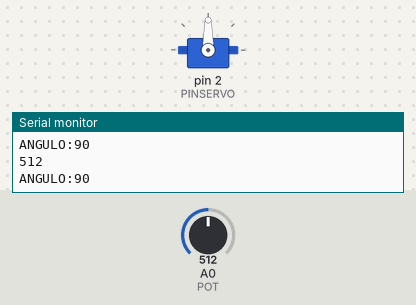
Bench run of a sketch on a simulated Arduino Uno, built with avr-gcc and run on an emulated ATmega328P. Shown: servo, the last lines printed to the serial monitor. The inputs (shaded band) are chosen by the test bench; at power-on: A0 (POT) = 512.

Above: at 1.2 s.
1.3 s: A0 (POT) set to 716
At 1.8 s:
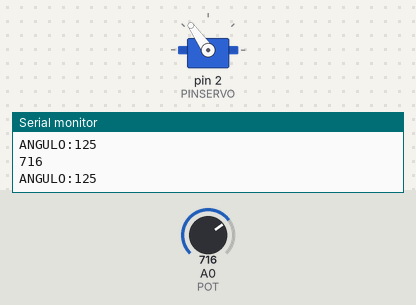
2.8 s: A0 (POT) set to 900
At 3.3 s:
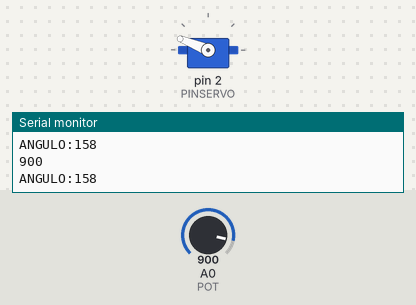
4.3 s: A0 (POT) set to 1023
At 4.8 s:
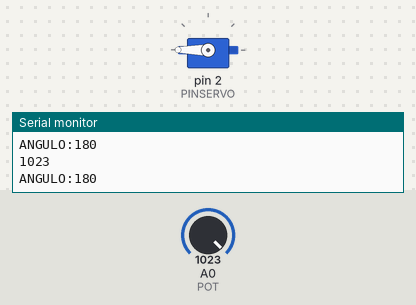
5.8 s: A0 (POT) set to 306
At 6.3 s:
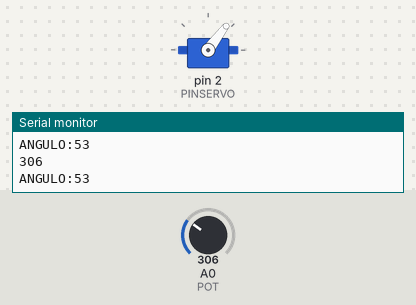
7.3 s: A0 (POT) set to 122
At 7.7 s:
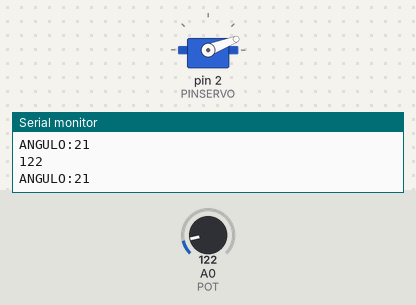
8.8 s: A0 (POT) set to 0
At 9.2 s:
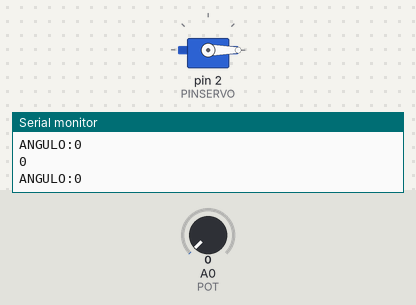
Timing chart, 0 to 11.3 s (numbered marks = the images above; inputs shaded):
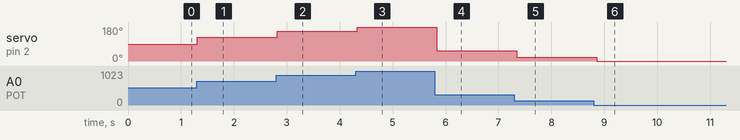

The sketch:

servoMotor.ino
```cpp
#include <Servo.h>

Servo servo1;
int PINSERVO = 2;
int PULSOMIN = 500; // microsegundos // 1 equivale a 0 grado
int PULSOMAX = 2500; // microsegundos // 2 equivale a 180 grados
int VALORPOT;
int ANGULO;
int POT = 0;

void setup() {
  // put your setup code here, to run once:
  servo1.attach(PINSERVO,PULSOMIN,PULSOMAX); // requiere q los pulsos esten en microsegundos
  // Las entradas analogicas no requieren inicializacion
  Serial.begin(9600);
}

void loop() {
  // put your main code here, to run repeatedly:
  /*servo1.write(0);
  delay(5000);
  servo1.write(180);
  delay(5000);*/
  VALORPOT = analogRead(POT);
  Serial.print(VALORPOT);
  Serial.println();
  ANGULO = map(VALORPOT, 0,1023, 0, 180); // entrada analogica 0-1023
  Serial.print("ANGULO:");
  Serial.print(ANGULO);
  Serial.println();
  servo1.write(ANGULO);
  delay(100);

}
```

Measured:
- after the input at 1.3 s, servo on pin 2 (PINSERVO): 90° → 125° at once
- after the input at 2.8 s, servo on pin 2 (PINSERVO): 125° → 158° at once
- after the input at 4.3 s, servo on pin 2 (PINSERVO): 158° → 180° at once
- after the input at 5.8 s, servo on pin 2 (PINSERVO): 180° → 53° at once
- after the input at 7.3 s, servo on pin 2 (PINSERVO): 53° → 21° after 0.05 s
- after the input at 8.8 s, servo on pin 2 (PINSERVO): 21° → 0° after 0.05 s
